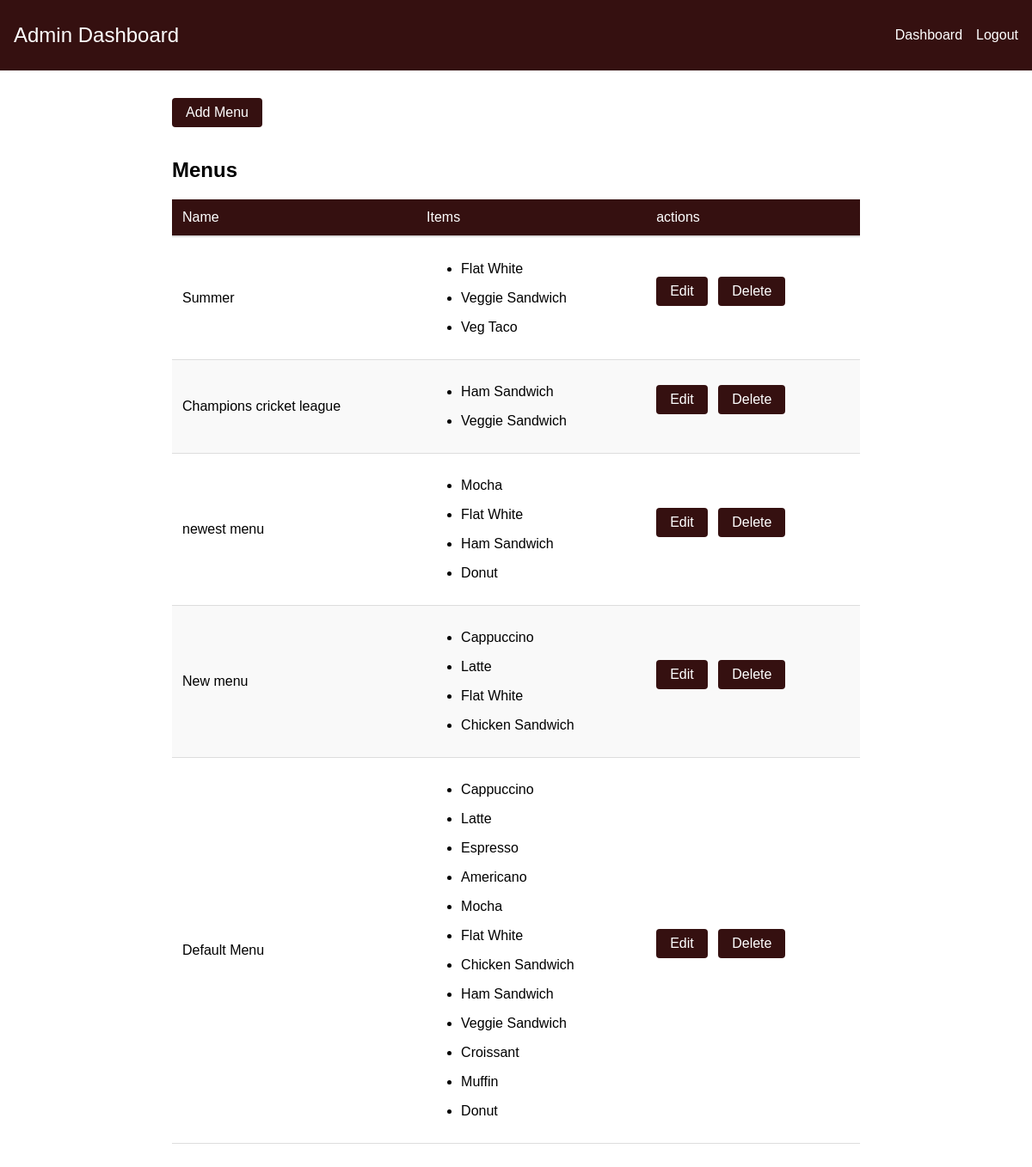
/dashboard/menu_list/, run on the app's committed database.
### coffeeday/models.py (models this page shows, shortened)
class Menu(models.Model):
    name = models.CharField(max_length=100)
    items = models.ManyToManyField(Item)

class Item(models.Model):
    ITEM_TYPE_CHOICES = [
        ('coffee', 'Coffee'),
        ('sandwich', 'Sandwich'),
        ('pastry', 'Pastry'),
    ]
    item_type = models.CharField(max_length=10, choices=ITEM_TYPE_CHOICES)
    custom_id = models.CharField(max_length=10, unique=True)
    name = models.CharField(max_length=100)
    description = models.TextField(blank=True)
    price = models.DecimalField(max_digits=6, decimal_places=2)
    image = models.ImageField(upload_to='menu_images/')
    def __str__(self):
        return self.name

### coffeeday/views.py (the view)
# urls.py: path('dashboard/menu_list/', views.dashboard_menu_list_view, name='dashboard_menu_list'),
def dashboard_menu_list_view(request):
    menus = Menu.objects.all()
    return render(request, 'dashboard_menu_list.html', {'menus': menus})

### coffeeday/templates/dashboard_menu_list.html (shortened to what this page needs)
<!DOCTYPE html>
<html lang="en">
<head>
</head>
<body>
<nav class="navbar">
    <div class="navbar-brand">Admin Dashboard</div>
    <ul class="navbar-nav">
        <li><a href="{% url 'dashboard' %}">Dashboard</a></li>
        <li><a href="{% url 'logout_superuser' %}">Logout</a></li>
    </ul>
</nav>
    <div class="dashboard-container">
        <a href="{% url 'add_menu' %}">Add Menu</a>
        <h2>Menus</h2>
        <table>
            <thead>
                <tr>
                    <th>Name</th>
                    <th>Items</th>
                    <th>actions</th>
                </tr>
            </thead>
            <tbody>
                {% for menu in menus reversed %}
                    <tr>
                        <td>{{ menu.name }}</td>
                        <td>
                            {% for item in menu.items.all %}
                                <ul>
                                    <li>{{item}}</li>
                                </ul>
                            {% endfor %}
                    </td>
                        <td>
                            <a href="{% url 'edit_menu' menu.id %}">Edit</a>
                            <a href="{% url 'delete_menu' menu.id %}">Delete</a>
                    </td>
                    </tr>
                {% endfor %}
            </tbody>
        </table>
    </div>
</body>
</html>

### coffeeday/templates/dashboard_menu_list.html (style rules this page uses)
body, html { margin: 0; padding: 0; font-family: Arial, sans-serif; }
.navbar { display: flex; justify-content: space-between; align-items: center; background-color: #351010; padding: 1rem; color: white; }
.navbar-brand { font-size: 1.5rem; }
.navbar-nav { list-style: none; display: flex; gap: 1rem; }
.navbar-nav li { display: inline; }
.navbar-nav a { color: white; text-decoration: none; font-size: 1rem; }
.dashboard-container { max-width: 800px; margin: 0 auto; padding: 2rem; }
.dashboard-container a { display: inline-block; margin-bottom: 1rem; padding: 0.5rem 1rem; background-color: #351010; color: white; text-decoration: none; border-radius: 4px; transition: background-color 0.3s ease; }
table { width: 100%; border-collapse: collapse; margin-bottom: 2rem; }
thead th { background-color: #351010; color: white; font-weight:400; padding: 0.75rem; text-align: left; border-bottom: 2px solid #ddd; }
tbody td { padding: 0.75rem; border-bottom: 1px solid #ddd; }
tbody tr:nth-child(even) { background-color: #f9f9f9; }
td a { margin-right: 0.5rem; padding: 0.25rem 0.5rem; background-color: #351010; color: white; text-decoration: none; border-radius: 4px; transition: background-color 0.3s ease; }

### data on the page
Menu: name "Summer"
Item: name "Flat White"
Item: name "Veggie Sandwich"
Item: name "Veg Taco"
Menu: name "Champions cricket league"
Item: name "Ham Sandwich"
Menu: name "newest menu"
Item: name "Mocha"
Item: name "Donut"
Menu: name "New menu"
Item: name "Cappuccino"
Item: name "Latte"
Item: name "Chicken Sandwich"
Menu: name "Default Menu"
Item: name "Espresso"
Item: name "Americano"
Item: name "Croissant"
Item: name "Muffin"
